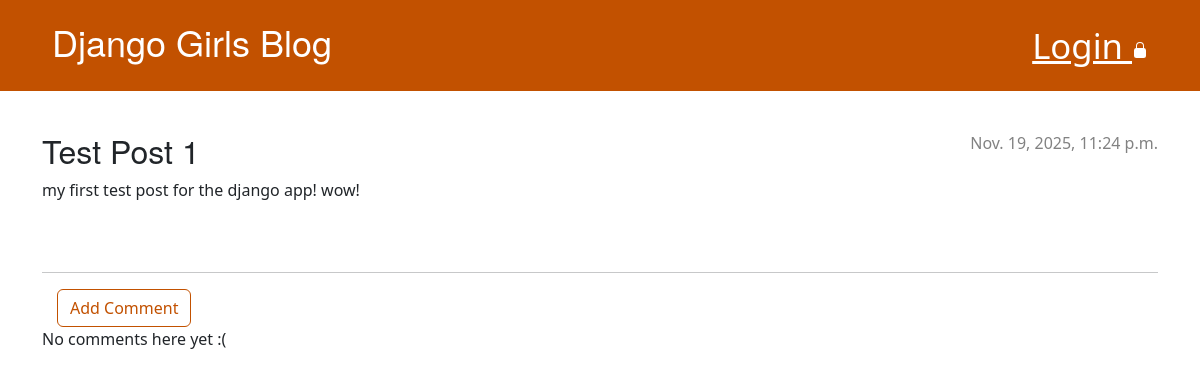
/post/1/, run on an earlier commit of the app's database.
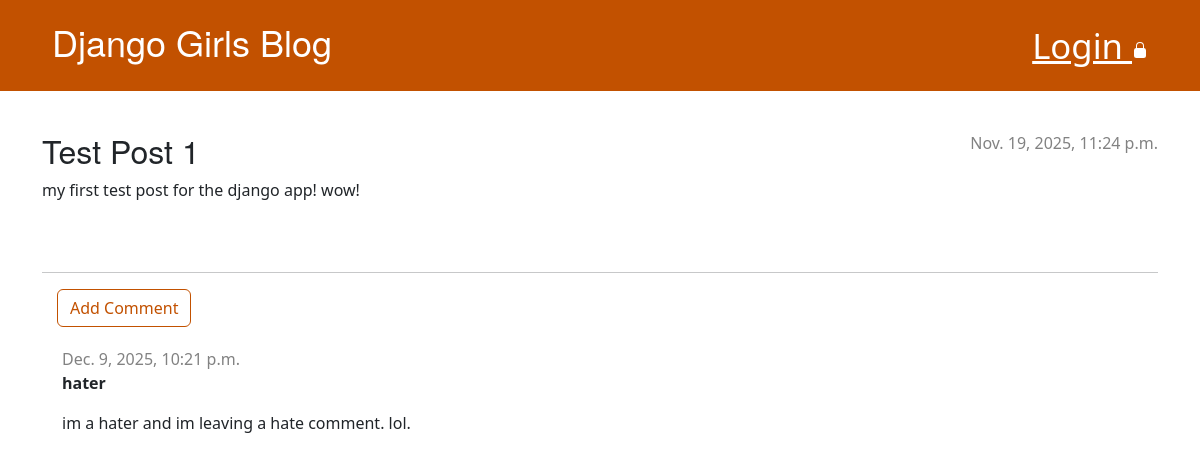
And on a later commit of the database.
### blog/models.py (models this page shows, shortened)
class Post(models.Model):
    author = models.ForeignKey(
        settings.AUTH_USER_MODEL, on_delete=models.CASCADE
    )
    title = models.CharField(max_length=200)
    text = models.TextField()
    created_date = models.DateTimeField(default=timezone.now)
    published_date = models.DateTimeField(blank=True, null=True)

class Comment(models.Model):
    post = models.ForeignKey("blog.Post", related_name='comments', on_delete=models.CASCADE)
    author = models.CharField(max_length=200)
    text = models.TextField()
    created_date = models.DateTimeField(default=timezone.now)
    approved_comment = models.BooleanField(default=False)

### blog/views.py (the view)
# urls.py: path("post/<int:pk>/", views.post_detail, name="post_detail"),
def post_detail(request, pk):
    post = get_object_or_404(Post, pk=pk)
    return render(request, "blog/post_detail.html", {"post": post})

### blog/templates/blog/post_detail.html (shortened to what this page needs)
{% extends 'blog/base.html' %}
{% block content %}
<article class="post">
    {% if post.published_date %}
    <time class="date">
        {{ post.published_date }}
    </time>
    {% else %}
    <aside class="actions">
        <a class="btn btn-secondary" role="button" href="{% url 'post_publish' pk=post.pk %}">Publish</a>
    </aside>
    {% endif %}
    <h2>{{ post.title }}</h2>
    <p>{{ post.text|linebreaksbr }}</p>
</article>
<hr>
<a class="btn btn-secondary" role="button" href="{% url 'add_comment_to_post' pk=post.pk %}">Add Comment</a>
{% for comment in post.comments.all %}
{% if user.is_authenticated or comment.approved_comment %}
<div class="comment">
    <div class="date">
        {{ comment.created_date }}
    </div>
    <strong>{{ comment.author }}</strong>
    <p>{{ comment.text|linebreaks }}</p>
</div>
{% endif %}
{% empty %}
<p>No comments here yet :(</p>
{% endfor %}
{% endblock %}

### blog/templates/blog/base.html (shortened to what this page needs)
{% load static %}
<!DOCTYPE html>
<html lang="en">
<head>
    <link rel="stylesheet" href="https://cdn.jsdelivr.net/npm/bootstrap@5.3.3/dist/css/bootstrap.min.css"
>
    <link rel="stylesheet" href="{% static 'css/blog.css' %}">
</head>
<body>
    <header class="page-header">
        <div class="container">
            {% if user.is_authenticated %}
            <a href="{% url 'post_new' %}" class="top-menu">New Post
                {% include 'blog/icons/file-earmark-plus.svg' %}
            </a>
            <a href="{% url 'post_draft_list' %}" class="top-menu">Drafts
                {% include 'blog/icons/pencil-fill.svg' %}
            </a>
            <p id="logout" class="top menu">
                Hello {{ user.username }}!
                <small><a href="{% url 'logout' %}">Logout</a></small>
            </p>
            {% else %}
            <a href="{% url 'login' %}" class="top-menu">Login
            </a>
            {% endif %}
            <h1><a href="/">Django Girls Blog</a></h1>
        </div>
    </header>
    <main class="container">
        <div class="row">
            <div class="col">
                {% block content %}
                {% endblock %}
            </div>
        </div>
    </main>
</body>
</html>

### blog/static/css/blog.css (style rules this page uses)
.page-header { background-color: #C25100; margin-top: 0; margin-bottom: 40px; padding: 20px 20px 20px 40px; }
.page-header h1, .page-header h1 a, .page-header h1 a:visited .page-header h1 a:active { color: white; font-size: 36px; text-decoration: none; }
h1, h2, h3, h4 { font-family: 'Helvetica Neue', Helvetica, Arial, sans-serif; font-weight: normal; }
.date { color: #828282; }
.top-menu, .top-menu:hover, .top-menu:visited { color: #ffffff; float: right; font-size: 26pt; margin-right: 20px; }
.post { margin-bottom: 70px; }
.post>.date, .post>.actions { float: right; }
.btn-secondary, .btn-secondary:visited { color: #C25100; background: none; border-color: #C25100; margin-left: 15px; }
.comment { margin: 20px 0 20px 20px; }

What changed in the data, as far as the page shows it:
added Comment: created_date "Dec. 9, 2025, 10:21 p.m.", author "hater", text "im a hater and im leaving a hate comment. lol."
Also different on the page:
text no longer shown: "No comments here yet :("
